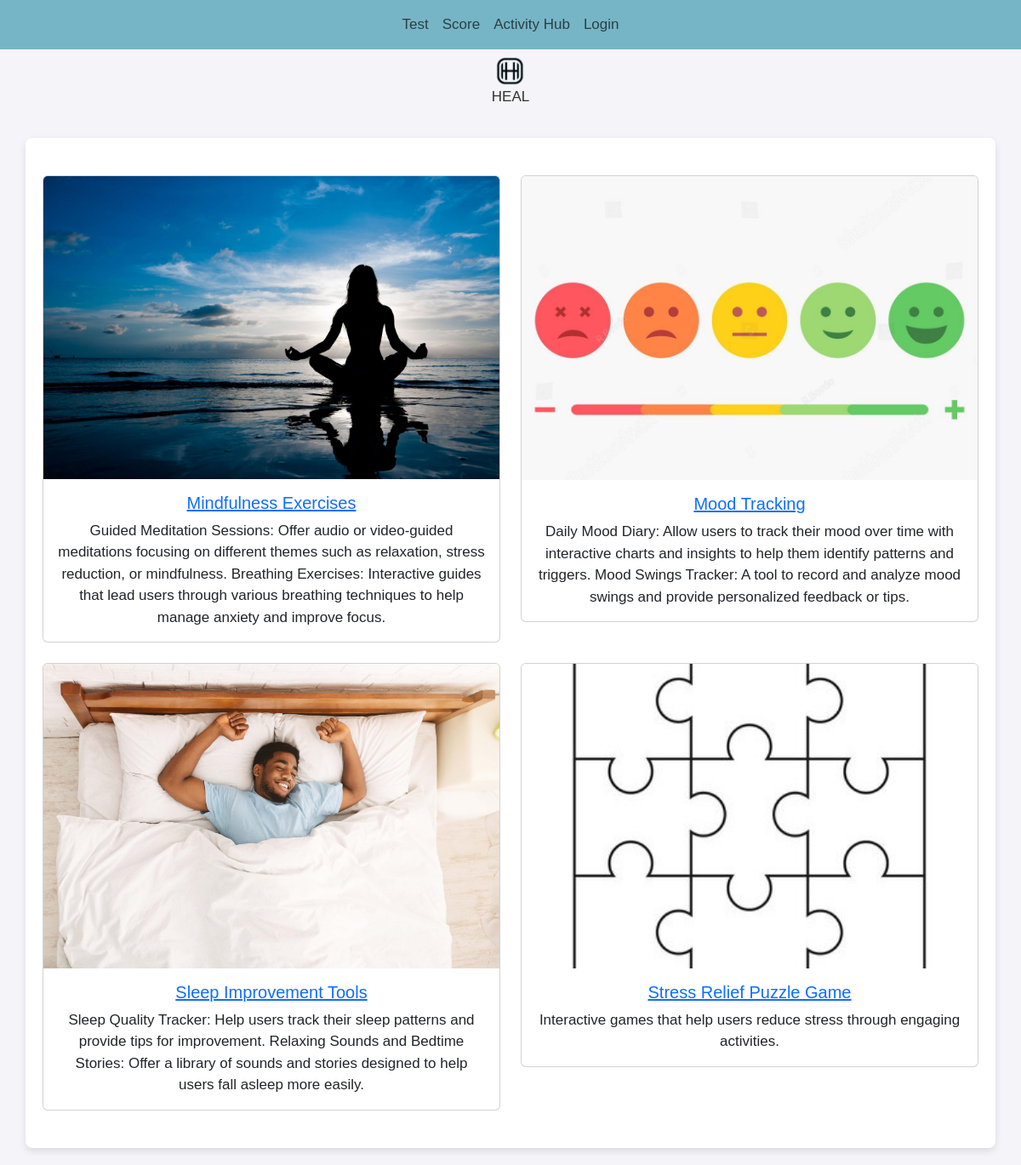
The app's page /wellness-hub.php with its own data.
### tables this page shows
CREATE TABLE `activities` (
  `id` int(11) NOT NULL,
  `name` varchar(255) NOT NULL,
  `linkUrl` varchar(255) NOT NULL,
  `imageUrl` varchar(255) NOT NULL,
  `description` text DEFAULT NULL,
  `minScore` int(255) NOT NULL,
  `maxScore` int(255) NOT NULL
);

### wellness-hub.php (the view, shortened to what this page needs)
<?php
include('db.php');
$sql = "SELECT name, imageUrl, linkUrl, description FROM activities";
$result = $conn->query($sql);
?>
<!DOCTYPE html>
<html lang="en">
<head>
    <link href="https://stackpath.bootstrapcdn.com/bootstrap/4.5.2/css/bootstrap.min.css" rel="stylesheet">
</head>
<body>
    <?php include('nav.php'); ?>
    <div class="container">
        <div class="row mt-4">
            <?php if ($result->num_rows > 0): ?>
                <?php while($row = $result->fetch_assoc()): ?>
                    <div class="col-md-6 mb-4">
                        <div class="card">
                            <img src="<?php echo htmlspecialchars($row['imageUrl']); ?>" alt="<?php echo htmlspecialchars($row['name']); ?>" class="card-img-top">
                            <div class="card-body">
                                <h5 class="card-title"><a href="<?php echo htmlspecialchars($row['linkUrl']); ?>.php"><?php echo htmlspecialchars($row['name']); ?></a></h5>
                                <p class="card-text"><?php echo htmlspecialchars($row['description']); ?></p>
                            </div>
                        </div>
                    </div>
                <?php endwhile; ?>
            <?php else: ?>
                <div class="col-12">
                    <p>No activities found.</p>
                </div>
            <?php endif; ?>
        </div>
    </div>
</body>
</html>

### nav.php (shortened to what this page needs)
<!DOCTYPE html>
<html lang="en">
<head>
    <?php
    include('cdn.php');
    ?>
</head>
<body>
    <nav class="navbar navbar-expand-lg" aria-label="Tenth navbar example">
        <div class="container-fluid">
            <div class="collapse navbar-collapse justify-content-md-center" id="navbarsExample08">
                <ul class="navbar-nav">
                    <li class="nav-item">
                        <a class="nav-link" href="index.php">Test</a>
                    </li>
                    <li class="nav-item">
                        <a class="nav-link" href="score.php">Score</a>
                    </li>
                    <li class="nav-item">
                        <a class="nav-link" href="wellness-hub.php">Activity Hub</a>
                    </li>
                    <li class="nav-item">
                        <?php if (isset($_SESSION['user_id'])): ?>
                            <a class="nav-link" href="profile.php">Profile</a>
                        <?php else: ?>
                            <a class="nav-link" href="login.php">Login</a>
                        <?php endif; ?>
                    </li>
                </ul>
            </div>
        </div>
    </nav>
    <div class="navbar-brand-center my-2">
        <a class="navbar-brand" href="index.php">
            <img src="img/heal.png" alt="" width="35" height="35">
            <p class="text">HEAL</p>
        </a>
    </div>
</body>
</html>

### cdn.php (shortened to what this page needs)
<link rel="stylesheet" href="css/bootstrap.min.css">
<link href="https://fonts.googleapis.com/icon?family=Material+Icons" rel="stylesheet"><link rel="stylesheet" href="https://cdnjs.cloudflare.com/ajax/libs/normalize/5.0.0/normalize.min.css">
<link rel="stylesheet" href="css/custom.css">

### wellness-hub.php (style rules this page uses)
body { font-family: 'Arial', sans-serif; background-color: #f4f4f9; color: #333; text-align: center; }
.card-img-top { width: 100%; height: auto; }

### nav.php (style rules this page uses)
body { font-family: 'Arial', sans-serif; background-color: #f4f4f9; color: #333; text-align: center; font-size: 17px; }
.navbar { background:#76b5c5 ; }
.container { margin: 20px auto; padding: 20px; background-color: #fff; border-radius: 8px; box-shadow: 0 4px 8px rgba(0,0,0,0.1); }

### records on screen
activities: imageUrl (picture), name "Mindfulness Exercises", description "Guided Meditation Sessions: Offer audio or video-guided meditations focusing on different themes such as relaxation, stress reduction, or mindfulness. Breathing Exercises: Interactive guides that lead users through various breathing techniques to help manage anxiety and improve focus."
activities: imageUrl (picture), name "Mood Tracking", description "Daily Mood Diary: Allow users to track their mood over time with interactive charts and insights to help them identify patterns and triggers. Mood Swings Tracker: A tool to record and analyze mood swings and provide personalized feedback or tips."
activities: imageUrl (picture), name "Sleep Improvement Tools", description "Sleep Quality Tracker: Help users track their sleep patterns and provide tips for improvement. Relaxing Sounds and Bedtime Stories: Offer a library of sounds and stories designed to help users fall asleep more easily."
activities: imageUrl (picture), name "Stress Relief Puzzle Game", description "Interactive games that help users reduce stress through engaging activities."
